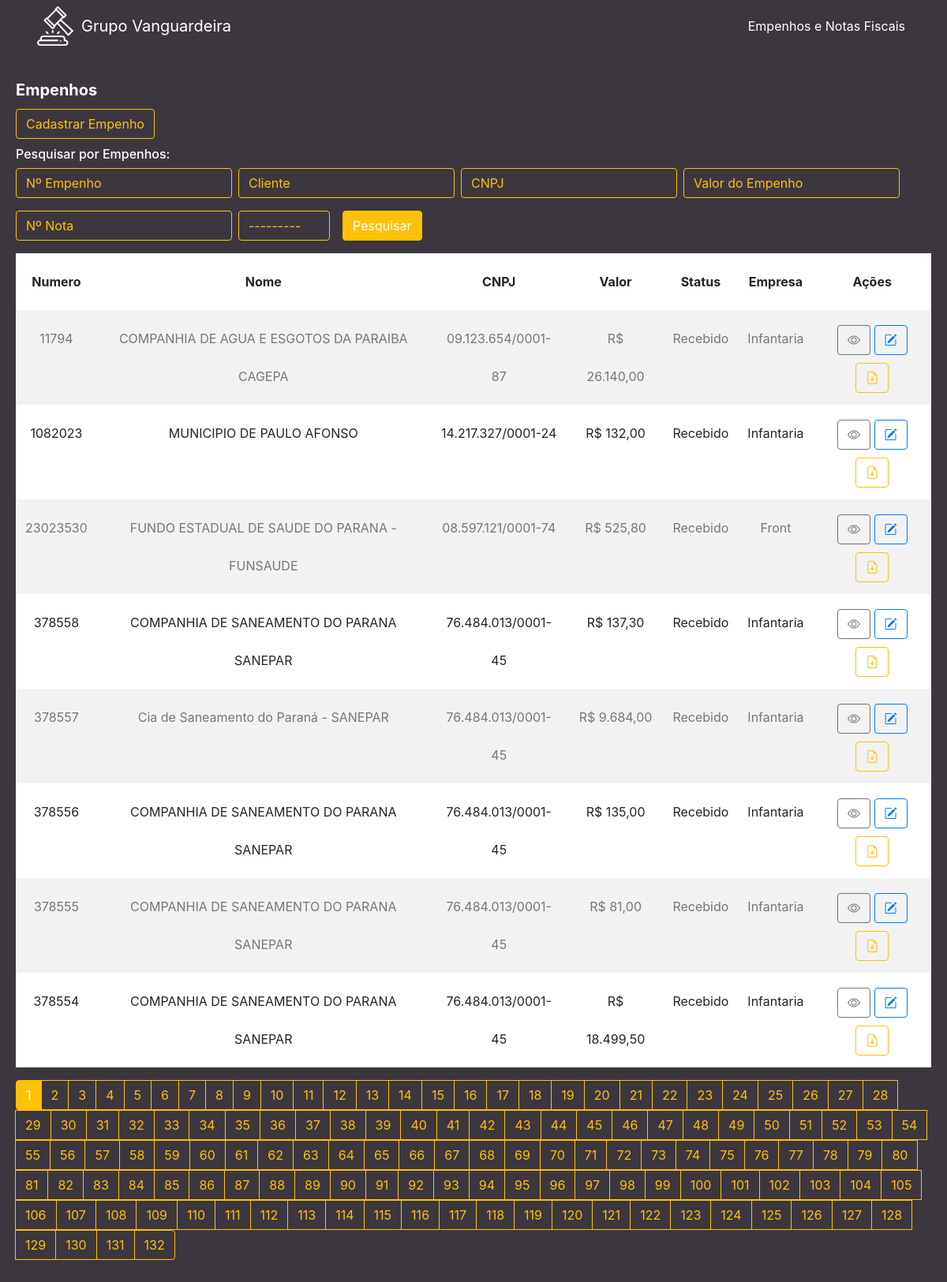
The app's page /, older data.
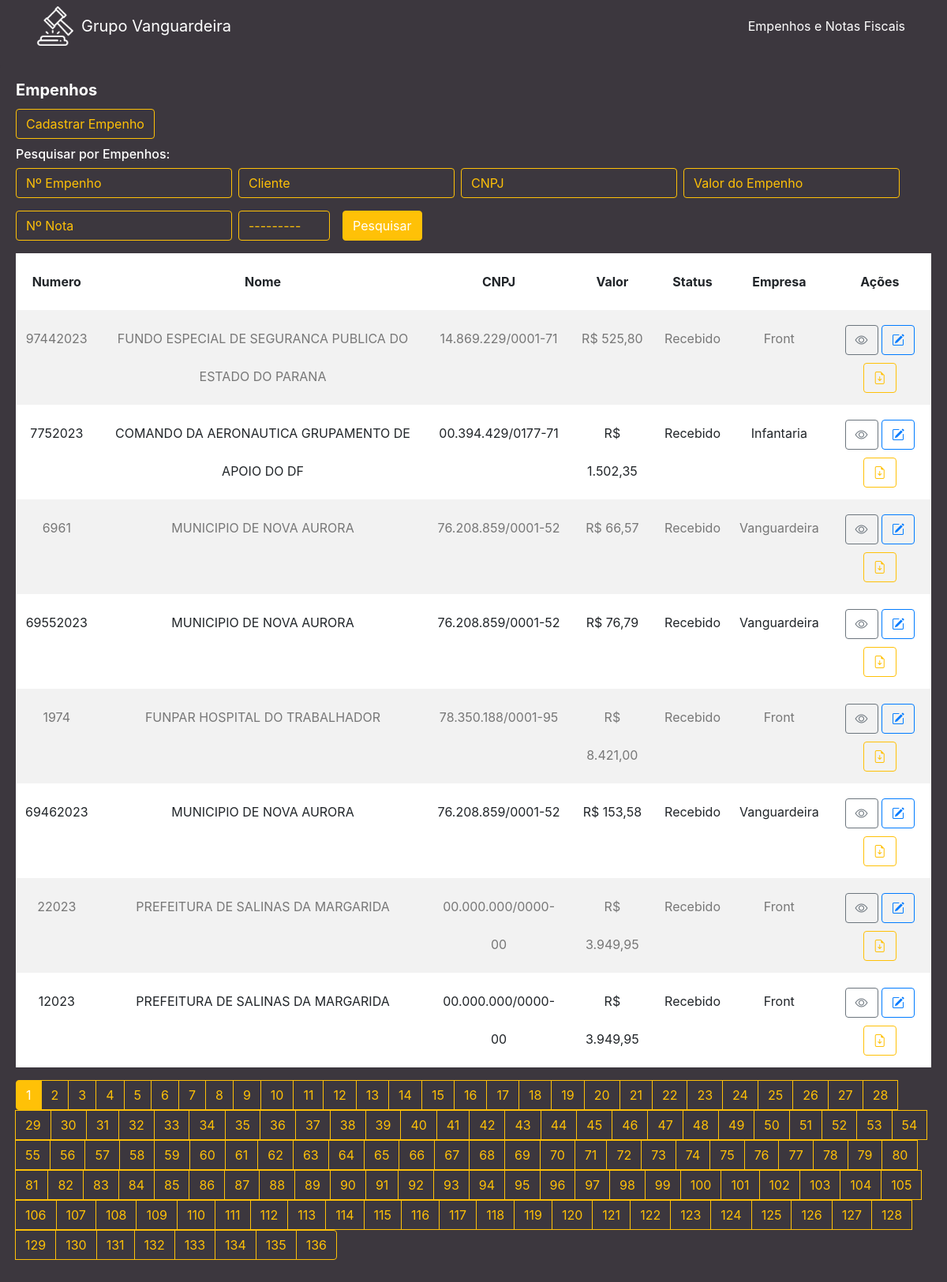
The same page, newer data.
### cliente/models.py (models this page shows, shortened)
class Cliente(models.Model):
    numero = models.CharField(max_length=255)
    nome = models.CharField(max_length=255)
    cnpj = models.CharField(max_length=255)
    data_criacao = models.DateTimeField(default=timezone.now)
    categoria = models.ForeignKey(Categoria, on_delete=models.DO_NOTHING)
    empresa = models.ForeignKey(Empresa, on_delete=models.DO_NOTHING)
    empenho = models.FileField(upload_to='empenhos/', max_length=500)
    nfe = models.FileField(upload_to='notas/', max_length=500, default='0', blank=True)
    n_nfe = models.CharField(max_length=255, blank=True)
    descricao = models.TextField(blank=True)
    valor = models.CharField(max_length=255)

class Categoria(models.Model):
    nome = models.CharField(max_length=255)
    def __str__(self):
        return self.nome

class Empresa(models.Model):
    nome = models.CharField(max_length=255)
    def __str__(self):
        return self.nome

### cliente/views.py (the view)
# urls.py: path('', views.cliente, name='cliente'),
def cliente(request):
    list_clientes = Cliente.objects.order_by('-data_criacao')
    myFilter = ClienteFilter(request.GET, queryset=list_clientes)
    list_clientes = myFilter.qs
    paginator = Paginator(list_clientes, 8)
    page = request.GET.get('page')
    list_clientes = paginator.get_page(page)
    return render(request, 'cliente/cliente.html', {'clientes': list_clientes, 'myFilter': myFilter})

### cliente/templates/cliente/cliente.html (shortened to what the changed rows need)
{% extends 'base.html' %}
{% load widget_tweaks %}
{% block conteudo %}
<div class="content mt-3">
    <div class="card">
        <div class="card-body">
            <table class="table table-striped ">
                <thead>
                    <tr>
                        <th scope="col" class="text-center">Numero</th>
                        <th scope="col" class="text-center">Nome</th>
                        <th scope="col" class="text-center">CNPJ</th>
                        <th scope="col" class="text-center">Valor</th>
                        <th scope="col" class="text-center">Status</th>
                        <th scope="col" class="text-center">Empresa</th>
                        <th scope="col" class="text-center">Ações</th>
                    </tr>
                </thead>
                <tbody>
                    {% for cliente in clientes %}
                    <tr>
                        <td class="text-center">{{ cliente.numero }}</td>
                        <td class="text-center">{{ cliente.nome }}</td>
                        <td class="text-center">{{ cliente.cnpj }}</td>
                        <td class="text-center">R$ {{ cliente.valor }}</td>
                        <td class="text-center">{{ cliente.categoria }}</td>
                        <td class="text-center">{{ cliente.empresa }}</td>
                        <td class="text-center">
                            <a href="/cliente/detalhe/{{ cliente.id }}" class="btn btn-outline-secondary"><i class="bi bi-eye"></i></a>
                            <a href="/cliente/edit/{{ cliente.id }}/" class="btn btn-outline-primary"><i class="bi bi-pencil-square"></i></a>
                            <a href="{{ cliente.empenho.url }}" class="btn btn-outline-warning" target="_blank"><i class="bi bi-file-earmark-arrow-down"></i></a>
                        </td>
                    </tr>
                    {% endfor %}
                </tbody>
            </table>
            <nav aria-label="Page navigation example">
                <ul class="pagination">
                    {% for pagina in clientes.paginator.page_range %}
                    {% if clientes.number == pagina %}
                    <li class="page-item active">
                        <a class="page-link" href="{{ request.get_full_path }}?&page={{pagina}}">{{pagina}}</a>
                    </li>
                    {% else %}
                    <li class="page-item">
                        <a class="page-link" href="{{ request.get_full_path }}?&page={{pagina}}">{{pagina}}</a>
                    </li>
                    {% endif %}
                    {% endfor %}
                </ul>
            </nav>
        </div>
    </div>
</div>
{% endblock %}

Row changes from the older to the newer data that the page shows:
no longer on this page (row unchanged): Cliente: numero "11794", nome "COMPANHIA DE AGUA E ESGOTOS DA PARAIBA CAGEPA", cnpj "09.123.654/0001-87", valor "26.140,00", categoria "Recebido", empresa "Infantaria"
no longer on this page (row unchanged): Cliente: numero "1082023", nome "MUNICIPIO DE PAULO AFONSO", cnpj "14.217.327/0001-24", valor "132,00", categoria "Recebido", empresa "Infantaria"
no longer on this page (row unchanged): Cliente: numero "23023530", nome "FUNDO ESTADUAL DE SAUDE DO PARANA - FUNSAUDE", cnpj "08.597.121/0001-74", valor "525,80", categoria "Recebido", empresa "Front"
no longer on this page (row unchanged): Cliente: numero "378558", nome "COMPANHIA DE SANEAMENTO DO PARANA SANEPAR", cnpj "76.484.013/0001-45", valor "137,30", categoria "Recebido", empresa "Infantaria"
no longer on this page (row unchanged): Cliente: numero "378557", nome "Cia de Saneamento do Paraná - SANEPAR", cnpj "76.484.013/0001-45", valor "9.684,00", categoria "Recebido", empresa "Infantaria"
no longer on this page (row unchanged): Cliente: numero "378556", nome "COMPANHIA DE SANEAMENTO DO PARANA SANEPAR", cnpj "76.484.013/0001-45", valor "135,00", categoria "Recebido", empresa "Infantaria"
no longer on this page (row unchanged): Cliente: numero "378555", nome "COMPANHIA DE SANEAMENTO DO PARANA SANEPAR", cnpj "76.484.013/0001-45", valor "81,00", categoria "Recebido", empresa "Infantaria"
no longer on this page (row unchanged): Cliente: numero "378554", nome "COMPANHIA DE SANEAMENTO DO PARANA SANEPAR", cnpj "76.484.013/0001-45", valor "18.499,50", categoria "Recebido", empresa "Infantaria"
added Cliente: numero "97442023", nome "FUNDO ESPECIAL DE SEGURANCA PUBLICA DO ESTADO DO PARANA", cnpj "14.869.229/0001-71", valor "525,80", categoria "Recebido", empresa "Front"
added Cliente: numero "7752023", nome "COMANDO DA AERONAUTICA GRUPAMENTO DE APOIO DO DF", cnpj "00.394.429/0177-71", valor "1.502,35", categoria "Recebido", empresa "Infantaria"
added Cliente: numero "6961", nome "MUNICIPIO DE NOVA AURORA", cnpj "76.208.859/0001-52", valor "66,57", categoria "Recebido", empresa "Vanguardeira"
added Cliente: numero "69552023", nome "MUNICIPIO DE NOVA AURORA", cnpj "76.208.859/0001-52", valor "76,79", categoria "Recebido", empresa "Vanguardeira"
added Cliente: numero "1974", nome "FUNPAR HOSPITAL DO TRABALHADOR", cnpj "78.350.188/0001-95", valor "8.421,00", categoria "Recebido", empresa "Front"
added Cliente: numero "69462023", nome "MUNICIPIO DE NOVA AURORA", cnpj "76.208.859/0001-52", valor "153,58", categoria "Recebido", empresa "Vanguardeira"
added Cliente: numero "22023", nome "PREFEITURA DE SALINAS DA MARGARIDA", cnpj "00.000.000/0000-00", valor "3.949,95", categoria "Recebido", empresa "Front"
added Cliente: numero "12023", nome "PREFEITURA DE SALINAS DA MARGARIDA", cnpj "00.000.000/0000-00", valor "3.949,95", categoria "Recebido", empresa "Front"
Text that changed along with them:
new list line: "133"
new list line: "134"
new list line: "135"
new list line: "136"
